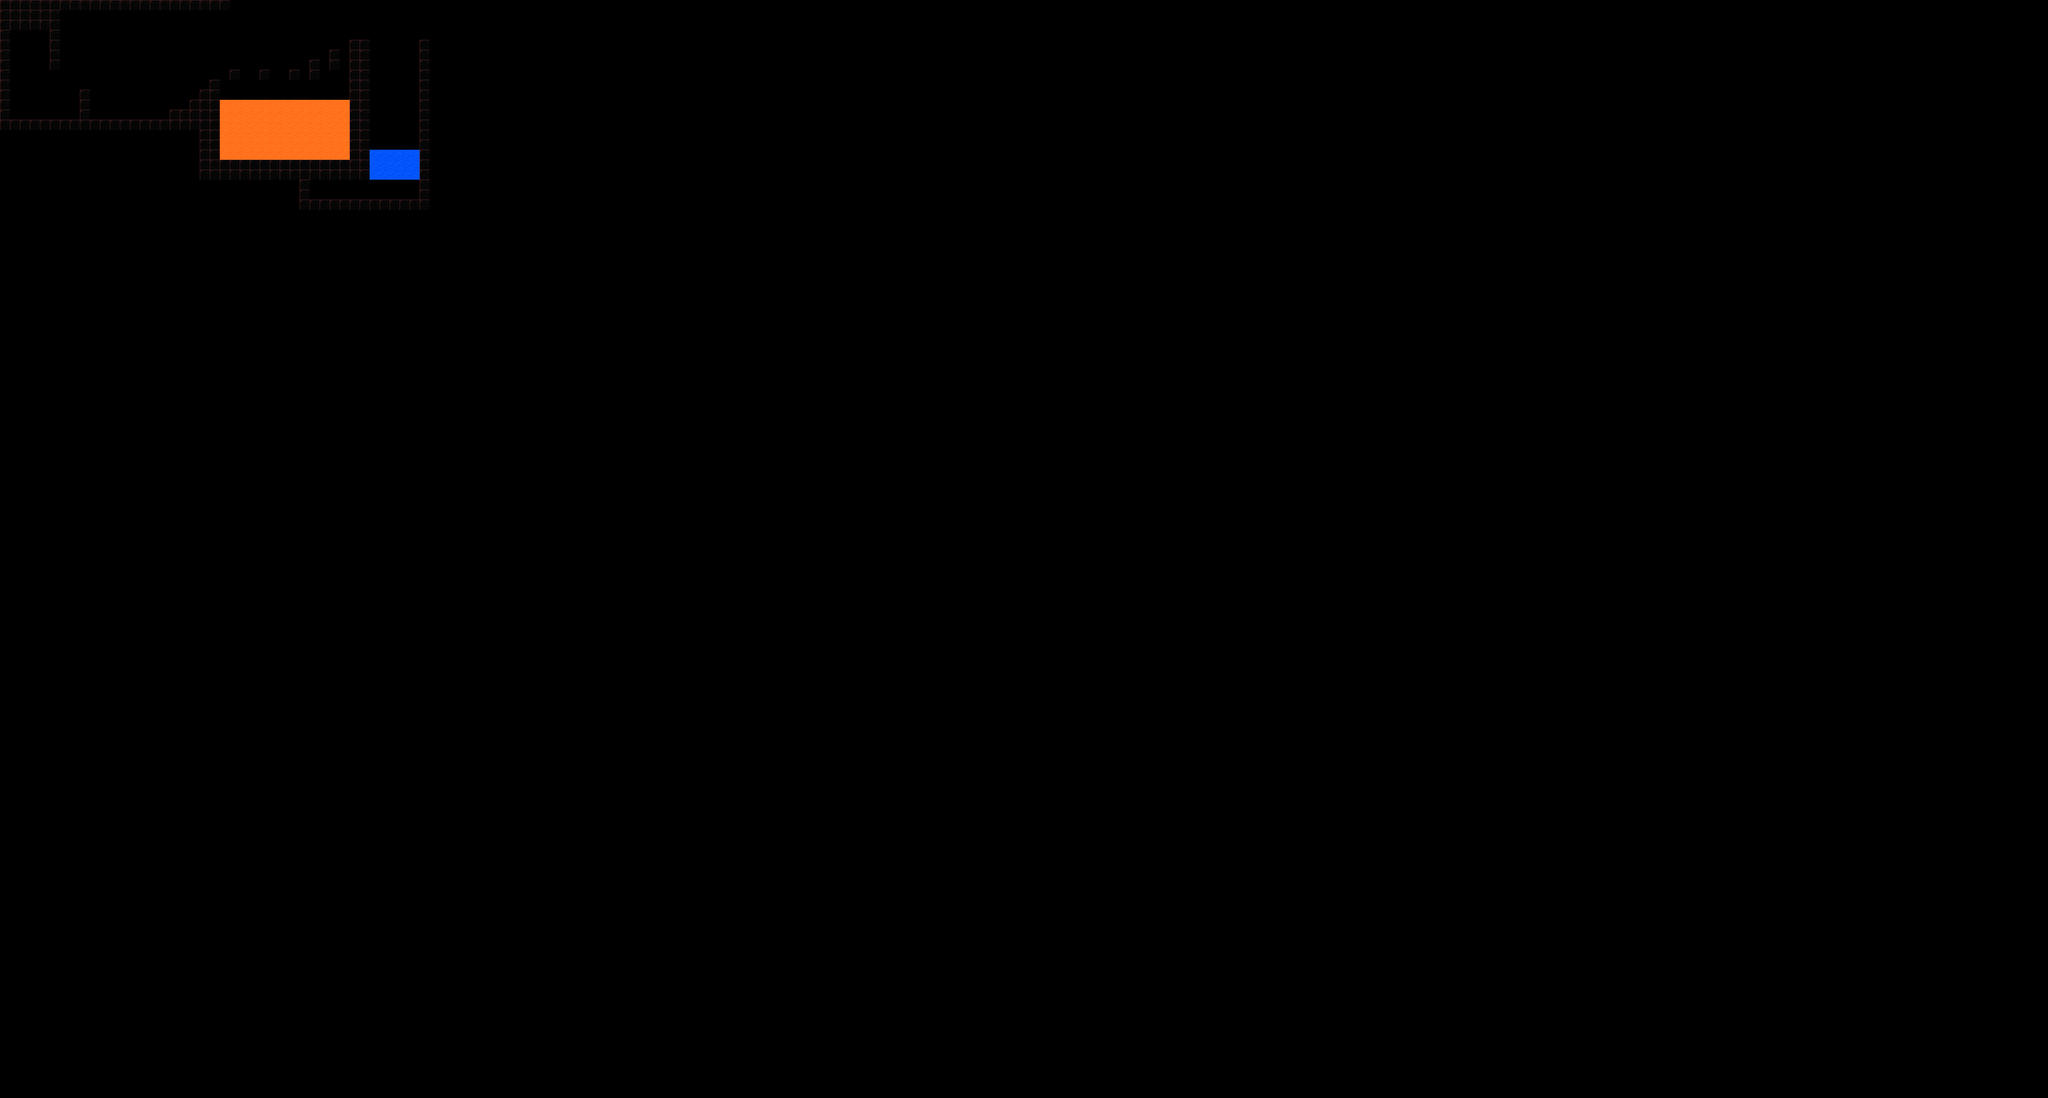

The image is a tile-based game level rendered from a .tmx file. Its description and source (layers, tilesets, objects; grid data summarised) follow:
An orthogonal 205x110 tile map with 32x32 px tiles, 1 tile layer (Tile Layer 1).

<map version="1.0" orientation="orthogonal" renderorder="right-down" width="205" height="110" tilewidth="32" tileheight="32" nextobjectid="1">
 <tileset firstgid="1" name="tileSheet-new" tilewidth="32" tileheight="32" tilecount="16" columns="1">
  <image source="tileSheet-new.png" width="32" height="512" />
 </tileset>
 <layer name="Tile Layer 1" width="205" height="110">
  <data>[22550 cells, 279 non-empty, 3 distinct tile ids]</data>
 </layer>
</map>
